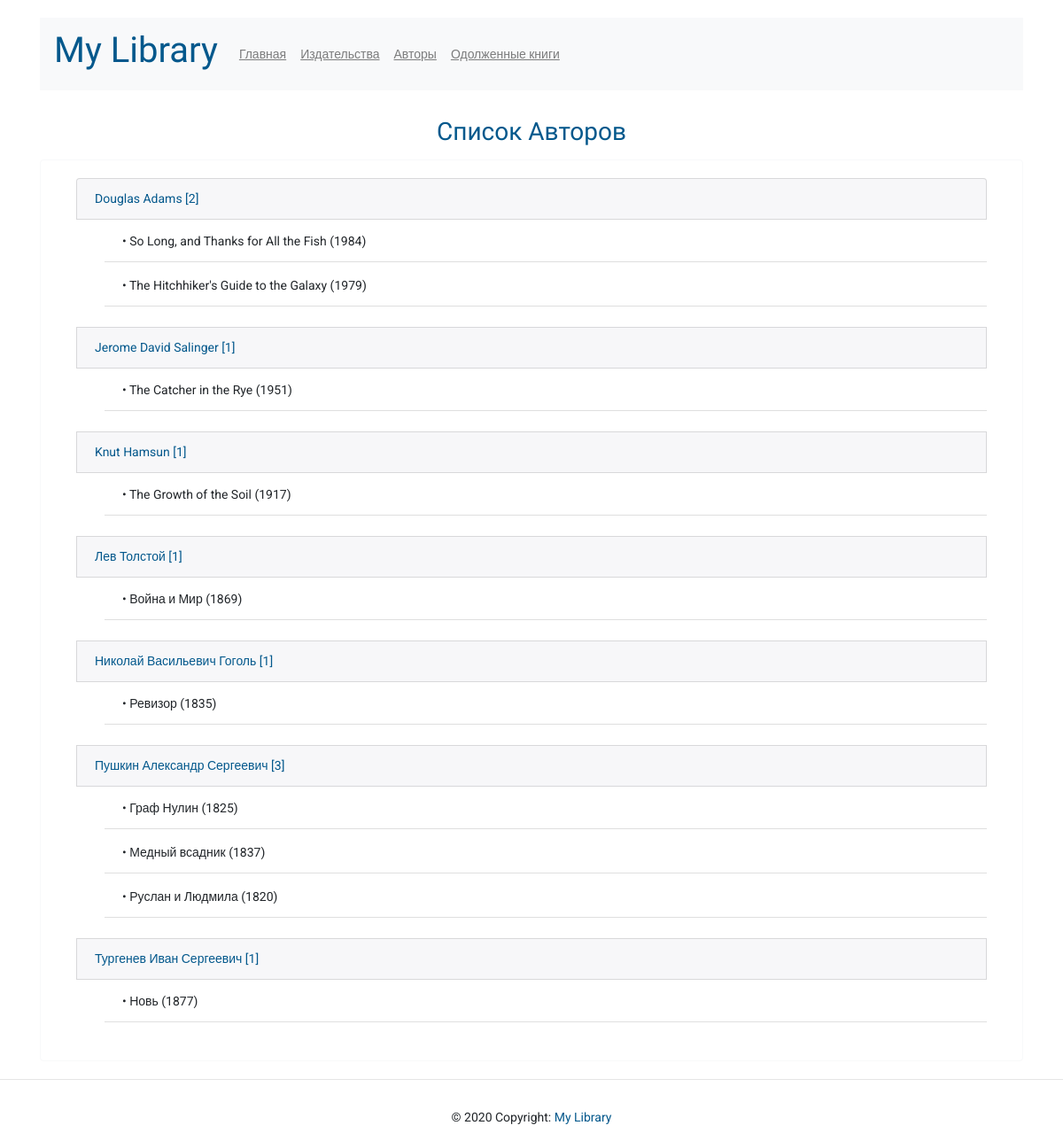
The app's page /authors with its own data.
### p_library/models.py (models this page shows)
class Author(models.Model):
    full_name = models.TextField(verbose_name='Имя')
    birth_year = models.SmallIntegerField(verbose_name='Год рождения')
    country = models.CharField(verbose_name='Страна', max_length=2)
    class Meta:
        ordering = ['full_name']
    def __str__(self):
        return self.full_name

class Book(models.Model):
    ISBN = models.CharField(max_length=13)
    title = models.TextField(verbose_name='Название')
    description = models.TextField(verbose_name='Описание')
    year_release = models.SmallIntegerField(verbose_name='Год издания')
    copy_count = models.SmallIntegerField(default=0, verbose_name='Кол-во', blank=True)
    price = models.DecimalField(max_digits=10, decimal_places=2, default=0, verbose_name='Цена', blank=True)
    author = models.ForeignKey(Author, on_delete=models.CASCADE, verbose_name='Автор',
                               related_name='book_author')
    publisher = models.ForeignKey(Publisher, on_delete=models.SET_DEFAULT, default=1,
                                  verbose_name='Издатель')
    friend_reader = models.ManyToManyField('p_library.Friend', related_name='book_reader',
                                           verbose_name='Читающие друзья', blank=True)
    class Meta:
        ordering = ['title']
    def __str__(self):
        return f'{self.title} ({self.year_release})'

### p_library/views.py (the view)
# urls.py: path('authors', AuthorList.as_view(), name='author_list'),
class AuthorList(ListView):
    model = Author
    template_name = 'authors_list.html'

### p_library/templates/authors_list.html (shortened to what this page needs)
{% extends 'base.html' %}
{% block content %}
<h3 class="text-center">Список Авторов</h3>
<div class="border rounded border-light">
    <ul class="list-group">
        {% for author in object_list%}
        <li class="list-group-item colored">{{ author }} [{{ author.book_author.all|length }}]</li>
        <ul class="list-group list-group-flush">
            {% for book in author.book_author.all %}
            <li class="list-group-item inner">&#8226 {{ book }}</li>
            {% endfor %}
            <br>
        </ul>
        {% endfor %}
    </ul>
</div>
{% endblock %}

### p_library/static/CSS/style.css (style rules this page uses)
html { position: relative; min-height: 100%; }
body { font-family: 'Roboto', sans-serif; font-size: 14px; margin-bottom: 90px; }
h1, h3, h4 { color: #03588c; font-family: 'Open Sans Condensed', sans-serif; }
.colored { background-color: #f7f7f9; color: #03588c; }
li.inner { margin: 2px 0 2px 32px; }
.border { padding: 20px 40px; margin-top: 14px; }

### records on screen
Author: full_name "Douglas Adams", book_author.all|length "2"
Book: title+year_release "So Long, and Thanks for All the Fish (1984)"
Book: title+year_release "The Hitchhiker's Guide to the Galaxy (1979)"
Author: full_name "Jerome David Salinger", book_author.all|length "1"
Book: title+year_release "The Catcher in the Rye (1951)"
Author: full_name "Knut Hamsun", book_author.all|length "1"
Book: title+year_release "The Growth of the Soil (1917)"
Author: full_name "Лев Толстой", book_author.all|length "1"
Book: title+year_release "Война и Мир (1869)"
Author: full_name "Николай Васильевич Гоголь", book_author.all|length "1"
Book: title+year_release "Ревизор (1835)"
Author: full_name "Пушкин Александр Сергеевич", book_author.all|length "3"
Book: title+year_release "Граф Нулин (1825)"
Book: title+year_release "Медный всадник (1837)"
Book: title+year_release "Руслан и Людмила (1820)"
Author: full_name "Тургенев Иван Сергеевич", book_author.all|length "1"
Book: title+year_release "Новь (1877)"
